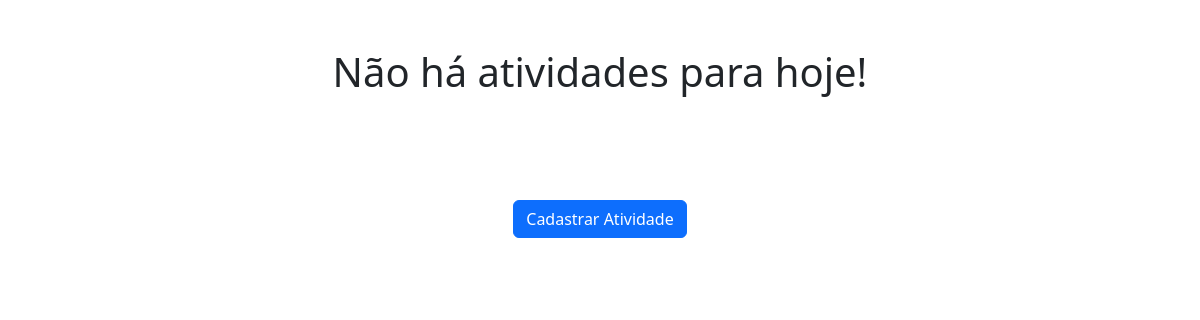
Before: / with the older database file.
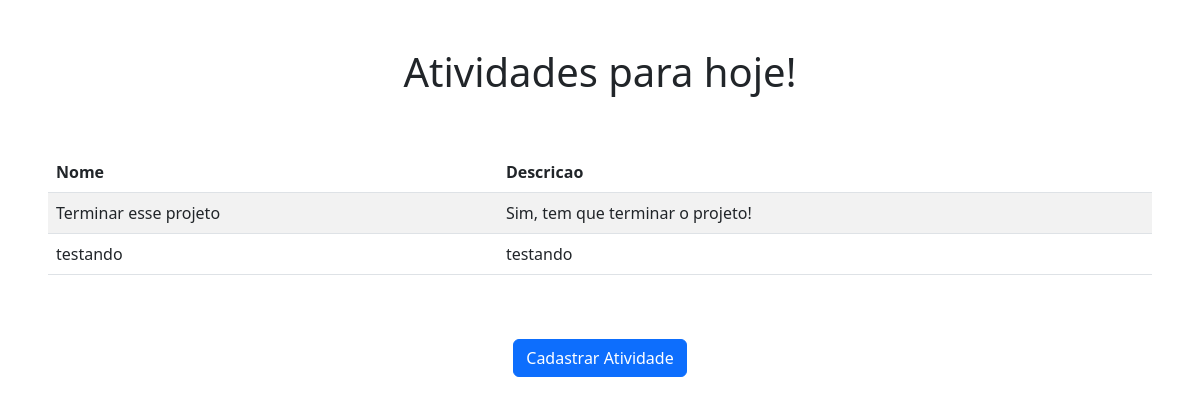
After: the same page with the newer database file.
### core/models.py (models this page shows, shortened)
class AtividadeModel(models.Model):
    nome = models.CharField('Nome',max_length=100)
    descricao = models.CharField('Descricao', max_length=500,blank=True)
    data = models.DateField(verbose_name='Data',default=timezone.now())
    modificado_em = models.DateTimeField(verbose_name='modificado em',auto_now_add=False, auto_now=True)
    class Meta:
        verbose_name_plural = 'Atividades'
        verbose_name = 'Atividade'

### core/views.py (the view)
# urls.py: path('',views.atividade),
def atividade(request):
    atividades = {}
    for a in qs:
        data = a.data
        if data.day == dataatual.day and data.month == dataatual.month and data.year == dataatual.year:
            atividades[a.nome] = a.descricao
    if len(atividades)>0:
        contexto = {
            'atividades': atividades
        }
        return render(request, 'index.html', contexto)
    else:
        contexto = {
            'atividades': False
        }
        return render(request, 'index.html', contexto)

### core/templates/index.html (shortened to what this page needs)
{% load static %}
<!DOCTYPE html>
<html lang="pt_br">
    <head>
        <link href="https://cdn.jsdelivr.net/npm/bootstrap@5.2.3/dist/css/bootstrap.min.css" rel="stylesheet"
>
    </head>
    <body>
        <main class="container-fluid p-5">
            {% if atividades %}
            <h1 class="d-flex justify-content-center p-5 pt-0">Atividades para hoje!</h1>
            <table class="table table-striped table-hover">
            <thead>
                <tr>
                <th>Nome</th>
                <th>Descricao</th>
                </tr>
            </thead>
            <tbody>
                {% for nome,descricao in atividades.items %}
                <tr>
                <td>{{ nome }}</td>
                <td>{{ descricao }}</td>
                </tr>
                {% endfor %}
            </tbody>
            </table>
            {% else %}
            <h1 class="d-flex justify-content-center p-5 pt-0">Não há atividades para hoje!</h1>
            {% endif %}
            <div class "d-flex justify-content-center align-items-center">
                <div class="p-5 text-center"><a href="/cadastro"><button class="btn btn-primary">Cadastrar Atividade</button></a></div>
            </div>
        </main>
    </body>
</html>

Changed rows visible on the page:
now on this page (row edited): AtividadeModel: atividades "Terminar esse projeto", atividades "Sim, tem que terminar o projeto!"
added AtividadeModel: atividades "testando", atividades "testando"
Other visible differences:
text no longer shown: "Não há atividades para hoje!"
text now shown: "Atividades para hoje! Nome Descricao"
